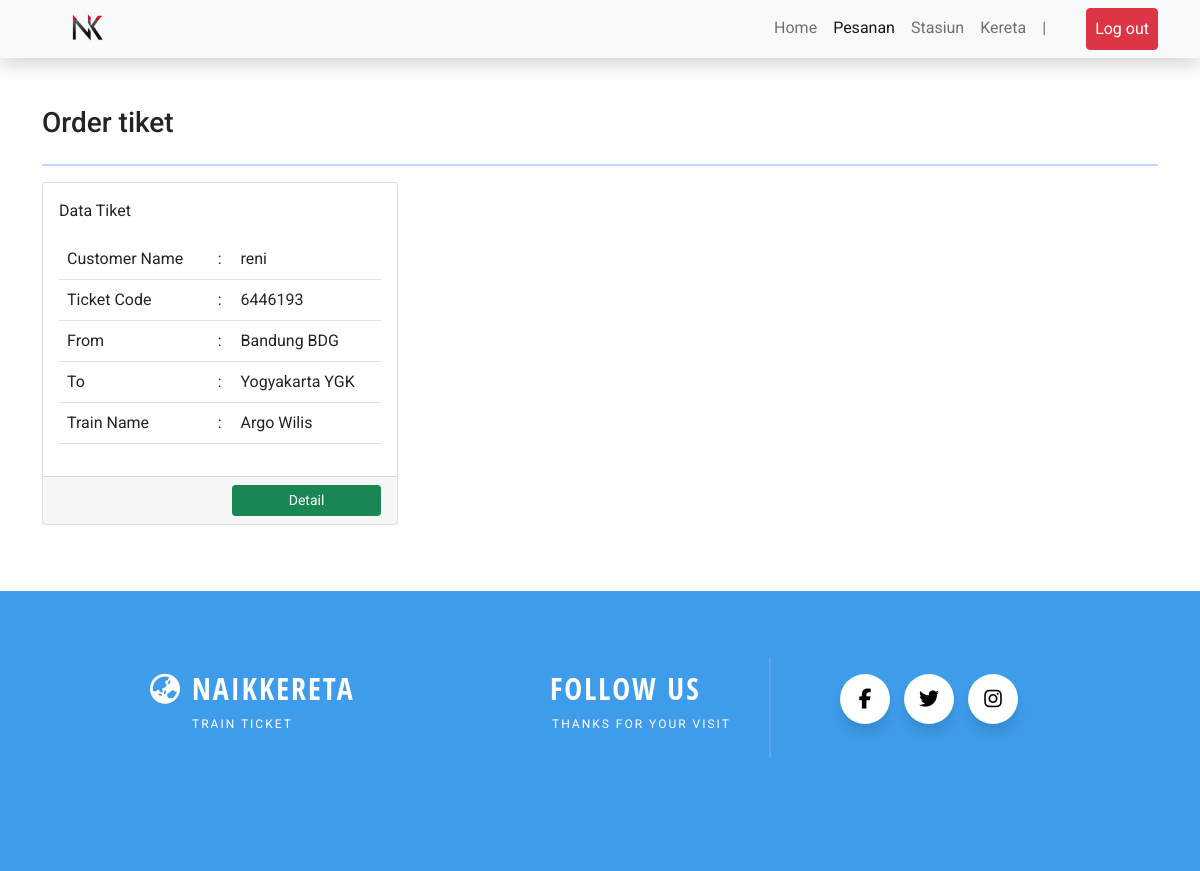
The app's page /order.php with its own data.
### tables this page shows
CREATE TABLE `tiket` (
  `idTiket` int(11) NOT NULL,
  `kodeTiket` varchar(255) NOT NULL,
  `NamaKereta` varchar(255) NOT NULL,
  `namaPembeli` varchar(255) NOT NULL,
  `tglBerangkat` date NOT NULL,
  `waktuBerangkat` time NOT NULL,
  `waktuSampai` time NOT NULL,
  `harga` int(200) NOT NULL,
  `noKursi` varchar(255) NOT NULL,
  `kelas` varchar(50) NOT NULL,
  `berangkat` varchar(50) NOT NULL,
  `tujuan` varchar(50) NOT NULL
);

### functions.php (called while the page is built, shortened)
<?php
$conn = mysqli_connect("localhost", "root", "", "naikkereta");
function query($query)
{
    global $conn;
    $result = mysqli_query($conn, $query);
    $rows = [];
    while ($row = mysqli_fetch_assoc($result)) {
        $rows[] = $row;
    }
    return $rows;
}

### order.php (the view, shortened to what this page needs)
<?php
require 'functions.php';
$data = query("SELECT * FROM tiket");
?>
<!DOCTYPE html>
<html lang="en">
<head>
    <link rel="stylesheet" href="https://stackpath.bootstrapcdn.com/bootstrap/5.0.0-alpha2/css/bootstrap.min.css"
 />
    <link rel="stylesheet" href="css/style.css" />
</head>
<body>
    <nav class="navbar navbar-expand-lg navbar-light bg-light shadow sticky-top">
        <div class="container">
            <a class="navbar-brand" href="main2.php">
                <img src="img/Logo1.1.png" width="100" height="80" class="position-absolute"
                    style="margin-top: -2.7rem;" />
            </a>
            <div class="collapse navbar-collapse justify-content-end" id="navbarNav">
                <ul class="navbar-nav">
                    <li class="nav-item">
                        <a class="nav-link" aria-current="page" href="main2.php">Home</a>
                    </li>
                    <li class="nav-item">
                        <a class="nav-link active" href="order.php">Pesanan</a>
                    </li>
                    <li class="nav-item">
                        <a class="nav-link" href="stasiun.php">Stasiun</a>
                    </li>
                    <li class="nav-item">
                        <a class="nav-link" href="kereta.php">Kereta</a>
                    </li>
                    <li class="nav-item none-in-md">
                        <span class="nav-link mr-3 ml-3">|</span>
                    </li>
                    <li class="nav-item">
                        <a class="nav-link"><?php echo $_SESSION['username'] ?></a>
                    </li>
                    <li class="nav-item none-in-md">
                        <span class="nav-link mr-3 ml-3"> </span>
                    </li>
                    <li class="nav-item mr-2 d-inline">
                        <a href="main.php" class="nav-link btn d-inline-in-md btn-danger text-white px-2 py-2">
                            Log out
                        </a>
                    </li>
                </ul>
            </div>
        </div>
    </nav>
    <div class="container">
        <div class="row justify-content-center mt-5">
            <div class="col-md-4 position-absolute">
            </div>
        </div>
    </div>
    <div class="container mb-5" style="min-height: 400px;">
        <div class="row">
            <div class="col-12">
                <h3>Order tiket</h3>
            </div>
        </div>
        <div class="row">
            <div class="col-12">
                <hr class="bg-primary" style="height: 2px;" />
            </div>
        </div>
        <?php foreach ($data as $row) : ?>
        <div class="row">
            <div class="col-md-4 mb-3">
                <div class="card">
                    <div class="card-body">
                        <div class="row ">
                            <div class="col-6">
                                <p class="font-weight-bold">Data Tiket</p>
                            </div>
                        </div>
                        <table class="table">
                            <tr>
                                <td>Customer Name</td>
                                <td>:</td>
                                <td><?= $row["namaPembeli"]; ?></td>
                            </tr>
                            <tr>
                                <td>Ticket Code</td>
                                <td>:</td>
                                <td><?= $row["kodeTiket"]; ?></td>
                            </tr>
                            <tr>
                                <td>From</td>
                                <td>:</td>
                                <td><?= $row["berangkat"]; ?></td>
                            </tr>
                            <tr>
                                <td>To</td>
                                <td>:</td>
                                <td><?= $row["tujuan"]; ?></td>
                            </tr>
                            <tr>
                                <td>Train Name</td>
                                <td>:</td>
                                <td><?= $row["NamaKereta"]; ?></td>
                            </tr>
                        </table>
                    </div>
                    <div class="card-footer">
                        <div class="row justify-content-end">
                            <div class="col-6">
                                <a href="detailtiket2.php?id=<?php echo $row["idTiket"] ?>"
                                    class="btn btn-success btn-sm w-100">Detail</a>
                            </div>
                        </div>
                    </div>
                </div>
            </div>
        </div>
        <?php endforeach; ?>
    </div>
    <footer div class="footer">
        <div class="container2">
            <div class="left-side">
                <h3>
                    <i class="fas fa-globe-asia" style="margin-right: 10px;"></i>NaikKereta
                </h3>
                <p>Train Ticket</p>
            </div>
            <div class="right-side">
                <h3>Follow Us</h3>
                <p style="transform: translateX(-40px);">Thanks For Your Visit</p>
            </div>
            <div class="wrapper">
                <div class="button">
                    <div class="icon"><i class="fab fa-facebook-f"></i></div>
                </div>
                <div class="button">
                    <div class="icon"><i class="fab fa-twitter"></i></div>
                </div>
                <div class="button">
                    <div class="icon"><i class="fab fa-instagram"></i></div>
                </div>
            </div>
        </div>
    </footer>
</body>
</html>

### css/style.css (style rules this page uses)
* { font-family: "Roboto", sans-serif; }
body { overflow-x: hidden; }
a { text-decoration: none; }
.footer { width: 100%; height: auto; }
.footer { padding-top: 20px; position: relative; margin-top: 50px; width: 100%; height: 35vh; padding-bottom: 10px; background: #3f9ceb; }
.wrapper { position: absolute; left: 250px; top: 55px; }
.wrapper .button { display: inline-block; width: 50px; height: 50px; margin: 0 5px; background: #fff; border-radius: 50px; box-shadow: 0 10px 10px rgba(0, 0, 0, 0.1); cursor: pointer; margin-top: 0.5rem; margin-bottom: 2.5rem; transform: translateX(585px); transition: all 0.5s ease-out; overflow: hidden; }
.wrapper .button .icon { display: inline-block; width: 50px; height: 50px; border-radius: 50px; line-height: 50px; box-sizing: border-box; text-align: center; transition: all 0.5s ease-out; }
.wrapper .button .icon i { color: #000; font-size: 20px; line-height: 50px; transition: 0.5s; }
.footer .container2 { max-width: 80%; height: 100%; position: relative; }
.footer .container2 .left-side { position: absolute; left: 150px; top: 60px; }
.footer .container2 .right-side { position: absolute; left: 550px; top: 60px; }
.footer .container2 .left-side h3, .footer .container2 .right-side h3 { color: #fff; font-family: "Open Sans Condensed", sans-serif; text-transform: uppercase; letter-spacing: 2px; font-size: 30px; }
.footer .container2 .left-side p, .footer .container2 .right-side p { font-size: 12px; margin-left: 42px; letter-spacing: 2px; color: #fff; font-family: "Roboto", sans-serif; text-transform: uppercase; }
.btn { cursor: pointer; }
.d-inline-in-md { display: block; }
.card { transition: .5s; }

### records on screen
tiket: namaPembeli "reni", kodeTiket "6446193", berangkat "Bandung BDG", tujuan "Yogyakarta YGK", NamaKereta "Argo Wilis"
